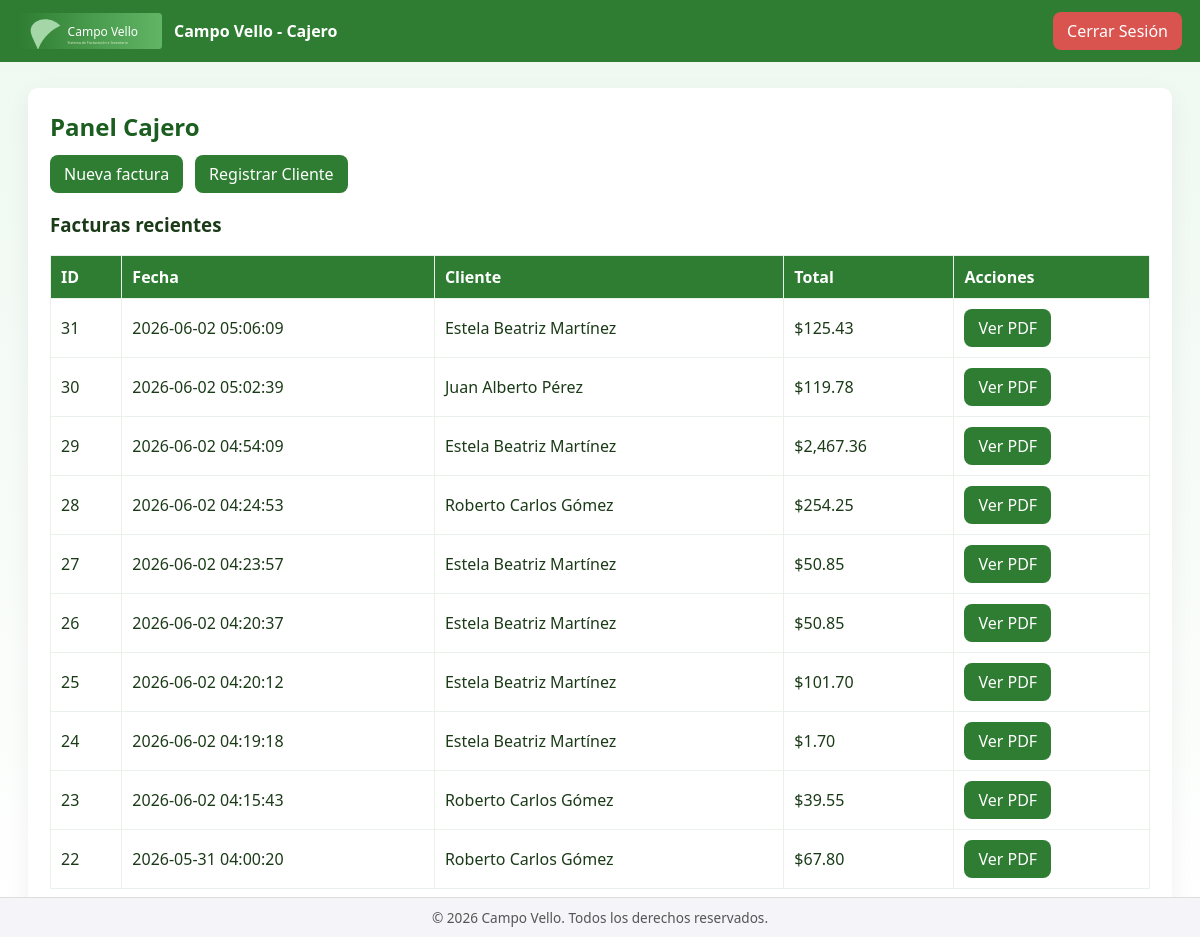
The app's page /cajero/ventas.php (signed in), older data.
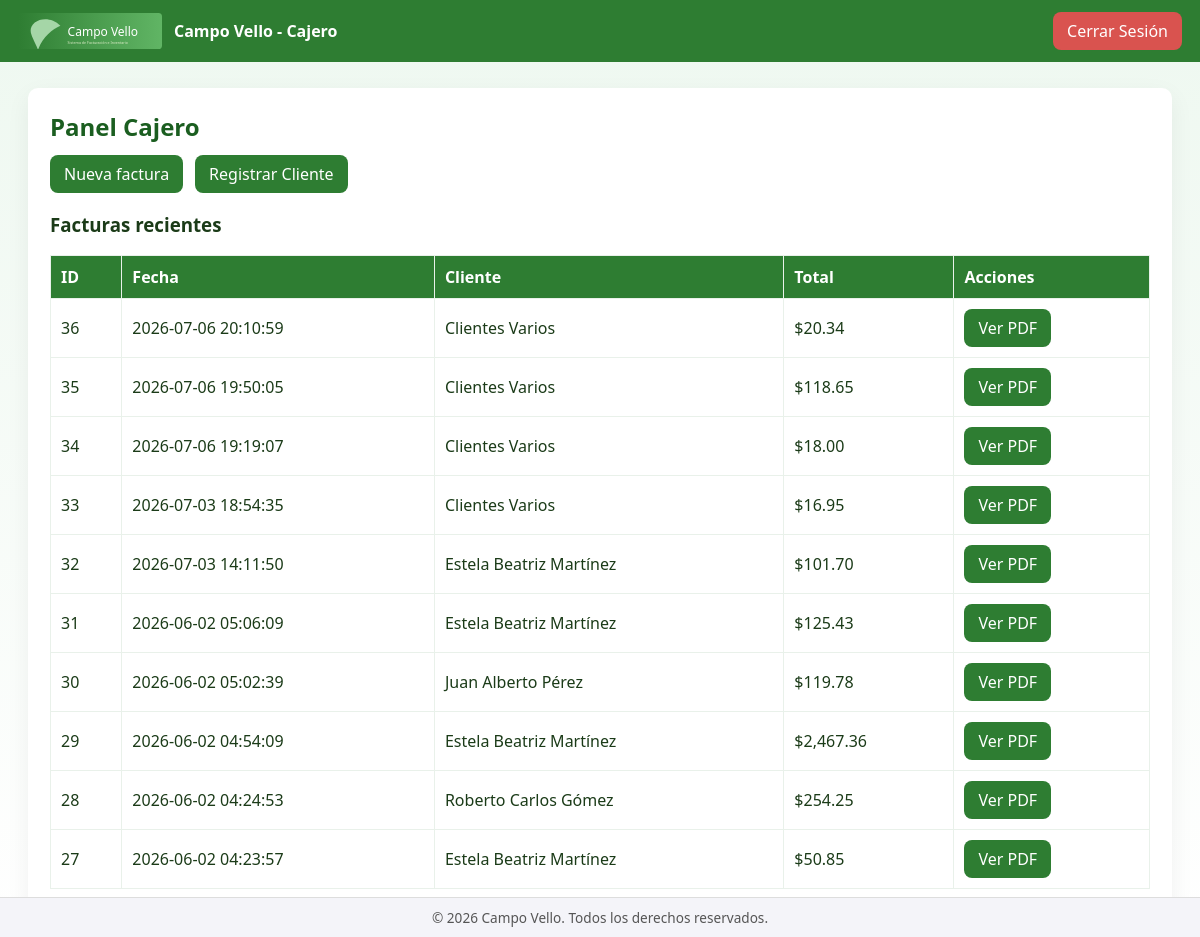
The same page, newer data.
### tables this page shows
CREATE TABLE `facturas` (
  `id` int(11) NOT NULL,
  `user_id` int(11) DEFAULT NULL,
  `client_id` int(11) DEFAULT NULL,
  `tipo_documento` enum('FCF','CCF') NOT NULL DEFAULT 'FCF',
  `num_documento` int(11) NOT NULL DEFAULT 1,
  `metodo_pago` varchar(20) NOT NULL DEFAULT 'Efectivo',
  `subtotal` decimal(12,2) DEFAULT 0.00,
  `iva_amount` decimal(12,2) DEFAULT 0.00,
  `total` decimal(12,2) DEFAULT NULL,
  `created_at` timestamp NOT NULL DEFAULT current_timestamp()
);

CREATE TABLE `clientes` (
  `id` int(11) NOT NULL,
  `name` varchar(150) DEFAULT NULL,
  `nit` varchar(80) DEFAULT NULL,
  `address` varchar(255) DEFAULT NULL,
  `phone` varchar(50) DEFAULT NULL,
  `email` varchar(150) DEFAULT NULL,
  `created_at` timestamp NOT NULL DEFAULT current_timestamp()
);

### cajero/ventas.php (the view, shortened to what this page needs)
<?php
$pdo = getPDO();
$recent = $pdo->query('SELECT f.*, u.nombre as vendedor, cl.name as cliente FROM facturas f LEFT JOIN usuarios u ON f.user_id=u.id LEFT JOIN clientes cl ON f.client_id=cl.id ORDER BY f.id DESC LIMIT 10')->fetchAll();
?>
<!doctype html>
<html lang="es">
<head>
    <link rel="stylesheet" href="../assets/css/style.css">
</head>
<body>
    <nav>
        <div style="display:flex;gap:12px;align-items:center">
            <img src="../assets/img/logo.svg" style="height:36px">
            <strong>Campo Vello - Cajero</strong>
        </div>
        <div>
            <a href="../logout.php" class="btn" style="background-color:#d9534f;">Cerrar Sesión</a>
        </div>
    </nav>
    <div class="container">
        <h2>Panel Cajero</h2>
        <div style="display:flex;gap:12px;margin-bottom:12px;">
            <a class="btn" href="nueva_factura.php">Nueva factura</a>
            <a href="nuevo_cliente.php" class="btn" style="background-color:verde;">  Registrar Cliente </a>
        </div>
        <h3>Facturas recientes</h3>
        <table class="table">
            <thead>
                <tr>
                    <th>ID</th>
                    <th>Fecha</th>
                    <th>Cliente</th>
                    <th>Total</th>
                    <th>Acciones</th>
                </tr>
            </thead>
            <tbody>
                <?php foreach($recent as $r): ?>
                    <tr>
                        <td><?=$r['id']?></td>
                        <td><?=$r['created_at']?></td>
                        <td><?=htmlspecialchars($r['cliente'])?></td>
                        <td>$<?=number_format($r['total'],2)?></td>
                        <td><a class="btn" href="generar_pdf.php?id=<?=$r['id']?>" target="_blank">Ver PDF</a></td>
                    </tr>
                <?php endforeach; ?>
            </tbody>
        </table>
    </div>
     <footer style="
        position: fixed;
        bottom: 0;
        width: 100%;
        text-align: center;
        padding: 10px 0;
        background: #f4f4f9; /* Fondo similar al body */
        border-top: 1px solid #ddd;
        font-size: 0.85em;
        color: #555;
    ">
        &copy; <?= date('Y') ?> Campo Vello. Todos los derechos reservados.
    </footer>
</body>
</html>

### assets/css/style.css (style rules this page uses)
body { font-family: Segoe UI, Tahoma, sans-serif; background: linear-gradient(180deg, #eef8f0, #ffffff); margin: 0; color: #1b3b18; }
h1, h2 { color: #1b5e20; margin: 0 0 12px 0; }
nav { background: #2e7d32; color: #fff; padding: 12px 18px; display: flex; justify-content: space-between; align-items: center; }
.container { width: 95%; max-width: 1100px; margin: 26px auto; background: #fff; border-radius: 10px; padding: 22px; box-shadow: 0 8px 24px rgba(0, 0, 0, 0.06); }
.btn { display: inline-block; background: #2e7d32; color: #fff; padding: 8px 14px; border-radius: 8px; border: none; cursor: pointer; text-decoration: none; transition: transform .12s ease, box-shadow .12s ease; }
.table { width: 100%; border-collapse: collapse; margin-top: 12px; }
.table th, .table td { padding: 10px; border: 1px solid #e9f1ea; text-align: left; }
.table th { background: #2e7d32; color: #fff; }

Row changes from the older to the newer data that the page shows:
no longer on this page (row edited): facturas: id "26", created_at "2026-06-02 04:20:37", client.name "Estela Beatriz Martínez", total "50.85"
no longer on this page (row edited): facturas: id "25", created_at "2026-06-02 04:20:12", client.name "Estela Beatriz Martínez", total "101.70"
no longer on this page (row edited): facturas: id "24", created_at "2026-06-02 04:19:18", client.name "Estela Beatriz Martínez", total "1.70"
no longer on this page (row edited): facturas: id "23", created_at "2026-06-02 04:15:43", client.name "Roberto Carlos Gómez", total "39.55"
no longer on this page (row edited): facturas: id "22", created_at "2026-05-31 04:00:20", client.name "Roberto Carlos Gómez", total "67.80"
added facturas: id "36", created_at "2026-07-06 20:10:59", client.name "Clientes Varios", total "20.34"
added facturas: id "35", created_at "2026-07-06 19:50:05", client.name "Clientes Varios", total "118.65"
added facturas: id "34", created_at "2026-07-06 19:19:07", client.name "Clientes Varios", total "18.00"
added facturas: id "33", created_at "2026-07-03 18:54:35", client.name "Clientes Varios", total "16.95"
added facturas: id "32", created_at "2026-07-03 14:11:50", client.name "Estela Beatriz Martínez", total "101.70"
